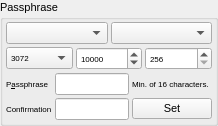
           <widget class="QGroupBox" name="passphraseGroupBox">
            <property name="sizePolicy">
             <sizepolicy hsizetype="Preferred" vsizetype="Preferred">
              <horstretch>0</horstretch>
              <verstretch>0</verstretch>
             </sizepolicy>
            </property>
            <property name="font">
             <font>
              <pointsize>8</pointsize>
             </font>
            </property>
            <property name="title">
             <string>Passphrase</string>
            </property>
            <layout class="QVBoxLayout" name="verticalLayout_16">
             <property name="spacing">
              <number>3</number>
             </property>
             <property name="margin">
              <number>3</number>
             </property>
             <item>
              <layout class="QHBoxLayout" name="horizontalLayout">
               <property name="topMargin">
                <number>0</number>
               </property>
               <item>
                <widget class="QComboBox" name="cipherType">
                 <property name="font">
                  <font>
                   <pointsize>6</pointsize>
                  </font>
                 </property>
                 <property name="toolTip">
                  <string>Cipher</string>
                 </property>
                </widget>
               </item>
               <item>
                <widget class="QComboBox" name="hashType">
                 <property name="font">
                  <font>
                   <pointsize>6</pointsize>
                  </font>
                 </property>
                 <property name="toolTip">
                  <string>Hash</string>
                 </property>
                </widget>
               </item>
              </layout>
             </item>
             <item>
              <layout class="QHBoxLayout" name="horizontalLayout_18">
               <item>
                <widget class="QComboBox" name="rsaKeySize">
                 <property name="font">
                  <font>
                   <pointsize>6</pointsize>
                  </font>
                 </property>
                 <property name="toolTip">
                  <string>RSA Key Size</string>
                 </property>
                 <property name="currentIndex">
                  <number>0</number>
                 </property>
                 <item>
                  <property name="text">
                   <string>3072</string>
                  </property>
                 </item>
                 <item>
                  <property name="text">
                   <string>7680</string>
                  </property>
                 </item>
                 <item>
                  <property name="text">
                   <string>15360</string>
                  </property>
                 </item>
                </widget>
               </item>
               <item>
                <widget class="QSpinBox" name="iterationCount">
                 <property name="font">
                  <font>
                   <pointsize>6</pointsize>
                  </font>
                 </property>
                 <property name="toolTip">
                  <string>Iteration Count</string>
                 </property>
                 <property name="minimum">
                  <number>1000</number>
                 </property>
                 <property name="maximum">
                  <number>999999999</number>
                 </property>
                 <property name="value">
                  <number>10000</number>
                 </property>
                </widget>
               </item>
               <item>
                <widget class="QSpinBox" name="saltLength">
                 <property name="font">
                  <font>
                   <pointsize>6</pointsize>
                  </font>
                 </property>
                 <property name="toolTip">
                  <string>Salt Length</string>
                 </property>
                 <property name="minimum">
                  <number>256</number>
                 </property>
                 <property name="maximum">
                  <number>999999999</number>
                 </property>
                </widget>
               </item>
              </layout>
             </item>
             <item>
              <layout class="QGridLayout" name="gridLayout">
               <item row="0" column="0">
                <widget class="QLabel" name="label_55">
                 <property name="font">
                  <font>
                   <pointsize>6</pointsize>
                  </font>
                 </property>
                 <property name="text">
                  <string>P&amp;assphrase</string>
                 </property>
                 <property name="buddy">
                  <cstring>passphrase1</cstring>
                 </property>
                </widget>
               </item>
               <item row="0" column="2">
                <widget class="QLabel" name="label_58">
                 <property name="font">
                  <font>
                   <pointsize>6</pointsize>
                  </font>
                 </property>
                 <property name="text">
                  <string>Min. of 16 characters.</string>
                 </property>
                </widget>
               </item>
               <item row="0" column="1">
                <widget class="QLineEdit" name="passphrase1">
                 <property name="font">
                  <font>
                   <pointsize>6</pointsize>
                  </font>
                 </property>
                 <property name="echoMode">
                  <enum>QLineEdit::Password</enum>
                 </property>
                </widget>
               </item>
               <item row="2" column="0">
                <widget class="QLabel" name="label_56">
                 <property name="font">
                  <font>
                   <pointsize>6</pointsize>
                  </font>
                 </property>
                 <property name="text">
                  <string>Confirmation</string>
                 </property>
                 <property name="buddy">
                  <cstring>passphrase2</cstring>
                 </property>
                </widget>
               </item>
               <item row="2" column="1">
                <widget class="QLineEdit" name="passphrase2">
                 <property name="font">
                  <font>
                   <pointsize>6</pointsize>
                  </font>
                 </property>
                 <property name="echoMode">
                  <enum>QLineEdit::Password</enum>
                 </property>
                </widget>
               </item>
               <item row="2" column="2">
                <widget class="QPushButton" name="setPassphrase">
                 <property name="font">
                  <font>
                   <pointsize>8</pointsize>
                  </font>
                 </property>
                 <property name="text">
                  <string>Set</string>
                 </property>
                 <property name="icon">
                  <iconset resource="../Icons/icons.qrc">
                   <normaloff>:/ok.png</normaloff>:/ok.png</iconset>
                 </property>
                </widget>
               </item>
              </layout>
             </item>
            </layout>
           </widget>
